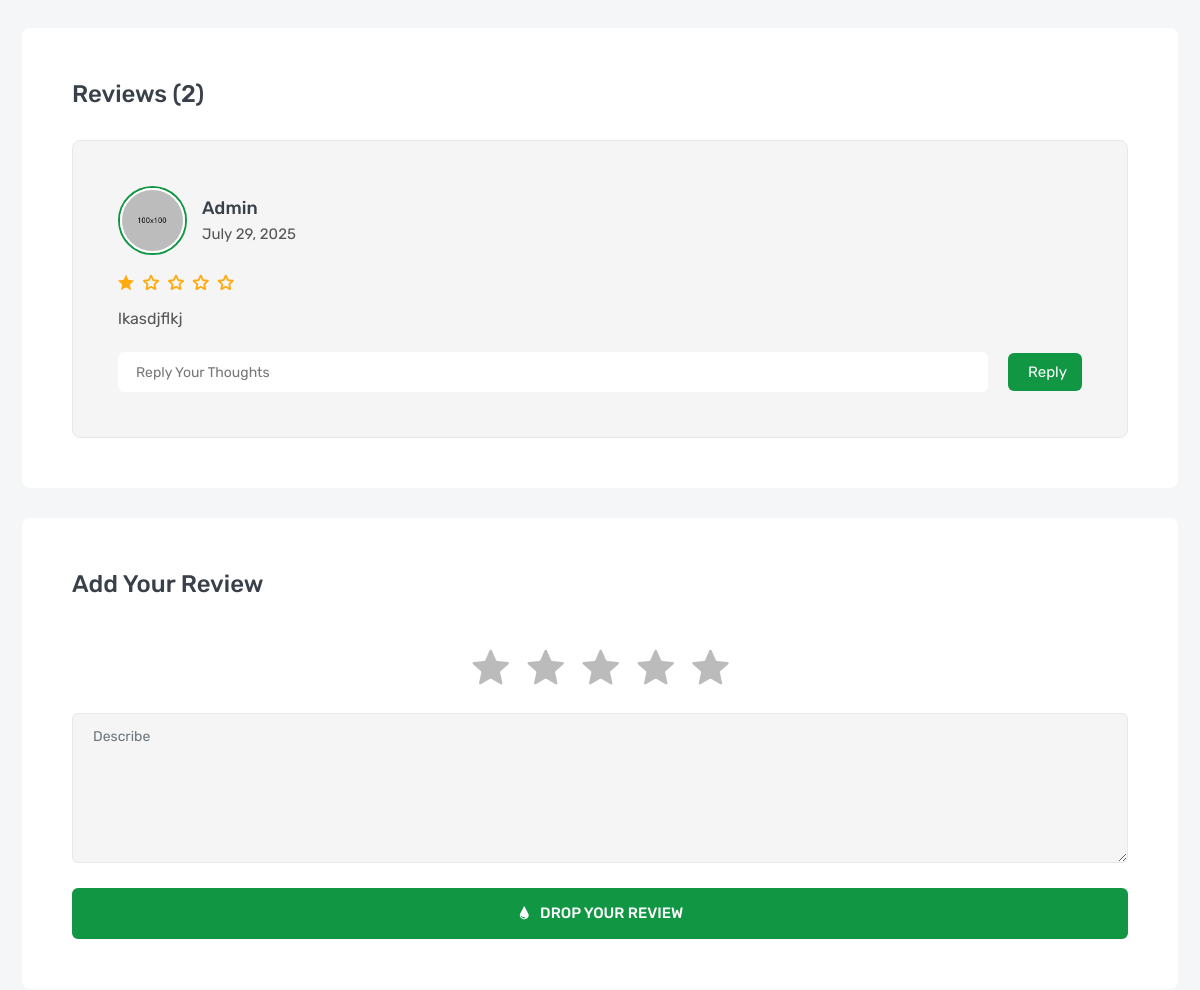
The page /products/1/ (middle part) on the database as committed earlier.
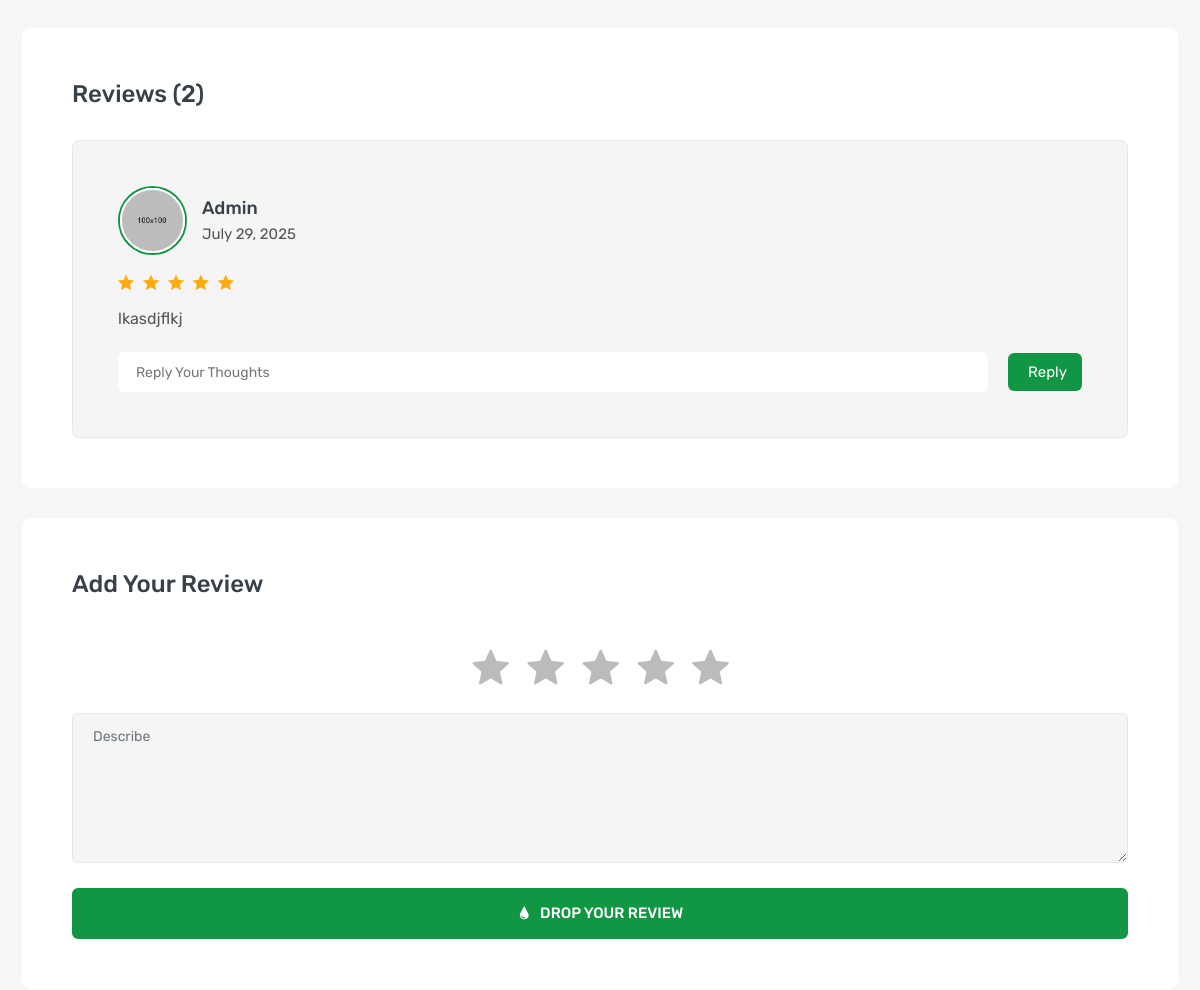
The same page on the database as committed later.
### product/models.py (models this page shows)
class Review(models.Model):
    user = models.ForeignKey(User,related_name='review_user',on_delete=models.SET_NULL,null=True)
    product = models.ForeignKey(Product,related_name='review_product',on_delete=models.CASCADE)
    review = models.TextField(max_length=500)
    rate = models.IntegerField(choices=[(i, i) for i in range(1, 6)])
    created_at = models.DateTimeField(default=timezone.now)

### product/views.py (the view)
# urls.py: path("<int:pk>/", ProductDetail.as_view()),
class ProductDetail(DetailView):
    model = Product
    def get_context_data(self, **kwargs):
        context = super().get_context_data(**kwargs)
        context['reviews'] = Review.objects.filter(product=self.object)
        context['related_products'] = Product.objects.filter(brand=self.object.brand).exclude(id=self.object.id)
        return context

### product/models.py (called while the page is built)
    def __str__(self):
        return self.name

### product/templates/product/product_detail.html (shortened to what the changed rows need)
{% extends 'base.html' %}
{% load static %}
{% block css %}
    <link rel="stylesheet" href="{% static 'en/css/product-details.css' %}">
{% endblock css %}
{% block body %}
        <section class="inner-section">
            <div class="container">
                <div class="row">
                    <div class="col-lg-12">
                        <div class="product-details-frame">
                            <ul class="review-list">
                                {% for review in reviews %}
                                    <li class="review-item">
                                        <div class="review-media">
                                            <a class="review-avatar" href="#">
                                                <img src="images/avatar/01.jpg" alt="review">
                                            </a>
                                            <h5 class="review-meta">
                                                <a href="#">{{review.user}}</a>
                                                <span>{{review.created_at|date:"F d, Y"}}</span>
                                            </h5>
                                        </div>
                                        <ul class="review-rating">
                                            <li class="icofont-ui-{% if review.rate > 0 %}rating{% else %}rate-blank{% endif %}"></li>
                                            <li class="icofont-ui-{% if review.rate > 1 %}rating{% else %}rate-blank{% endif %}"></li>
                                            <li class="icofont-ui-{% if review.rate > 2 %}rating{% else %}rate-blank{% endif %}"></li>
                                            <li class="icofont-ui-{% if review.rate > 3 %}rating{% else %}rate-blank{% endif %}"></li>
                                            <li class="icofont-ui-{% if review.rate > 4 %}rating{% else %}rate-blank{% endif %}"></li>
                                        </ul>
                                        <p class="review-desc">{{review.review}}</p>
                                        <form class="review-reply">
                                            <input type="text" placeholder="reply your thoughts">
                                            <button>reply</button>
                                        </form>
                                    </li>
                                {% endfor %}
                            </ul>
                        </div>
                    </div>
                </div>
            </div>
        </section>
{% endblock body %}

Rows that differ between the two databases and show on the page:
changed Review "lkasdjflkj": rate 1 → 5 (drawn)
